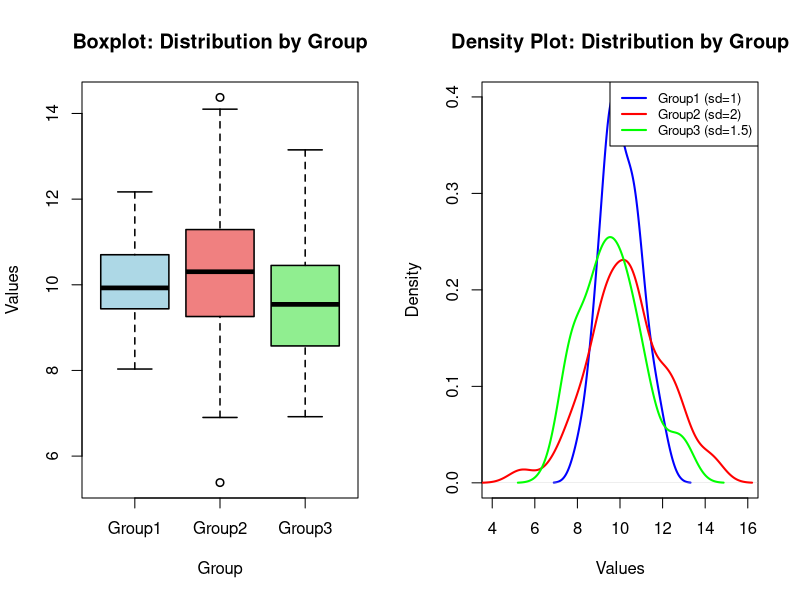

Recreate this plot in R.
## ---- chunk 1
#| echo: true
#| code-fold: false
#| fig-cap: "Levene's Test for Homogeneity of Variance"
#| label: fig-levene-test

# Create sample data with different variances
set.seed(123)
group1 <- rnorm(50, mean = 10, sd = 1)      # smaller variance
group2 <- rnorm(50, mean = 10, sd = 2)      # larger variance
group3 <- rnorm(50, mean = 10, sd = 1.5)    # medium variance

# Combine into a data frame
data <- data.frame(
  values = c(group1, group2, group3),
  group = rep(c("Group1", "Group2", "Group3"), each = 50)
)

# Run Levene's test
library(car)
result_levene <- leveneTest(values ~ group, data = data)
print("Levene's Test for Homogeneity of Variance:")
print(result_levene)

# Interpretation:
# If p-value > 0.05: we fail to reject the null hypothesis (variances are homogeneous)
# If p-value < 0.05: we reject the null hypothesis (variances are NOT homogeneous)
## ---- chunk 2
#| echo: true
#| code-fold: false
#| fig-cap: "Bartlett's Test for Homogeneity of Variance"
#| label: fig-bartlett-test

# Run Bartlett's test on the same data
result_bartlett <- bartlett.test(values ~ group, data = data)
print("Bartlett's Test for Homogeneity of Variance:")
print(result_bartlett)

# Interpretation:
# If p-value > 0.05: we fail to reject the null hypothesis (variances are homogeneous)
# If p-value < 0.05: we reject the null hypothesis (variances are NOT homogeneous)

# Note: Levene's test is more robust to non-normality, while Bartlett's test is more sensitive
# to departures from normality but also more powerful when data are normally distributed.
## ---- chunk 3
#| code-fold: false
#| fig-cap: "Boxplot and Density Plot Comparing Distribution and Variance"
#| label: fig-variance-plots

# Set up 1x2 panel layout
par(mfrow = c(1, 2))

# Panel 1: Boxplot
boxplot(values ~ group, data = data,
        main = "Boxplot: Distribution by Group",
        xlab = "Group",
        ylab = "Values",
        col = c("lightblue", "lightcoral", "lightgreen"),
        border = "black",
        lwd = 1.5)

# Panel 2: Density plot
plot(density(group1), main = "Density Plot: Distribution by Group",
     xlab = "Values", ylab = "Density",
     col = "blue", lwd = 2, xlim = c(4, 16))
lines(density(group2), col = "red", lwd = 2)
lines(density(group3), col = "green", lwd = 2)
legend("topright",
       legend = c("Group1 (sd=1)", "Group2 (sd=2)", "Group3 (sd=1.5)"),
       col = c("blue", "red", "green"),
       lwd = 2,
       cex = 0.8)

# Reset plot layout
par(mfrow = c(1, 1))
